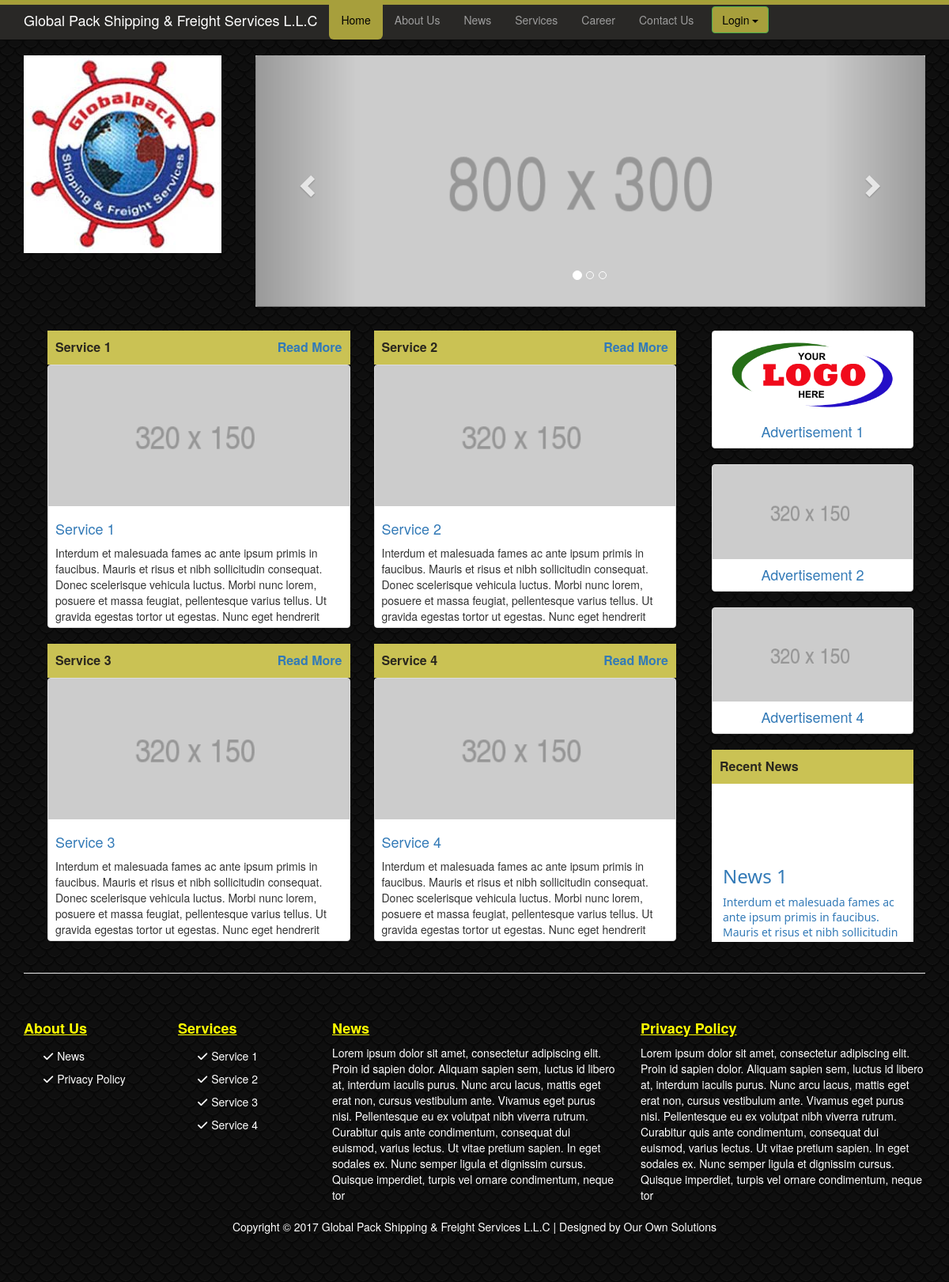
The page / on the database its author committed.
### tables this page shows
CREATE TABLE IF NOT EXISTS `pages` (
  `PageID` int(11) NOT NULL AUTO_INCREMENT,
  `PageTitle` varchar(300) NOT NULL,
  `PageImage` varchar(200) DEFAULT 'noimage.png',
  `PageShortDescription` varchar(500) NOT NULL,
  `PageDescription` text NOT NULL,
  `PageSlug` varchar(300) NOT NULL,
  `ShowInHeaderMenu` tinyint(4) NOT NULL DEFAULT '0',
  `ShowInFooterMenu` tinyint(4) NOT NULL DEFAULT '0',
  `ShowInSideMenu` tinyint(4) NOT NULL DEFAULT '0',
  `SEOTitle` varchar(300) NOT NULL,
  `MetaKeywords` varchar(500) NOT NULL,
  `MetaDescription` varchar(500) NOT NULL,
  `Position` int(11) NOT NULL DEFAULT '0',
  `Status` tinyint(4) NOT NULL DEFAULT '1',
  `Deleted` tinyint(4) NOT NULL DEFAULT '0',
  PRIMARY KEY (`PageID`)
);

CREATE TABLE IF NOT EXISTS `banners` (
  `BannerID` int(11) NOT NULL AUTO_INCREMENT,
  `BannerText` varchar(300) NOT NULL,
  `BannerImage` varchar(300) NOT NULL,
  `BannerType` tinyint(4) NOT NULL DEFAULT '1',
  `Status` tinyint(4) NOT NULL DEFAULT '1',
  `Deleted` tinyint(4) NOT NULL DEFAULT '0',
  PRIMARY KEY (`BannerID`)
);

CREATE TABLE IF NOT EXISTS `service` (
  `ServiceID` int(11) NOT NULL AUTO_INCREMENT,
  `ServiceText` varchar(300) NOT NULL,
  `ServiceImage` varchar(500) NOT NULL,
  `ServiceShortDescription` varchar(500) NOT NULL,
  `ServiceDescription` text,
  `ServiceType` tinyint(4) NOT NULL DEFAULT '1',
  `Status` tinyint(4) NOT NULL DEFAULT '1',
  `Deleted` tinyint(4) NOT NULL DEFAULT '0',
  PRIMARY KEY (`ServiceID`)
);

CREATE TABLE IF NOT EXISTS `advertisement` (
  `AdvertisementID` int(11) NOT NULL AUTO_INCREMENT,
  `AdvertisementText` varchar(300) NOT NULL,
  `AdvertisementImage` varchar(500) NOT NULL,
  `AdvertisementShortDescription` varchar(500) NOT NULL,
  `AdvertisementDescription` text,
  `AdvertisementType` tinyint(4) NOT NULL DEFAULT '1',
  `Status` tinyint(4) NOT NULL DEFAULT '1',
  `Deleted` tinyint(4) NOT NULL DEFAULT '0',
  PRIMARY KEY (`AdvertisementID`)
);

CREATE TABLE IF NOT EXISTS `news` (
  `NewsID` int(11) NOT NULL AUTO_INCREMENT,
  `NewsText` varchar(300) NOT NULL,
  `NewsImage` varchar(500) NOT NULL,
  `NewsShortDescription` varchar(500) NOT NULL,
  `NewsDescription` text,
  `NewsType` tinyint(4) NOT NULL DEFAULT '1',
  `Status` tinyint(4) NOT NULL DEFAULT '1',
  `Deleted` tinyint(4) NOT NULL DEFAULT '0',
  PRIMARY KEY (`NewsID`)
);

### adminpanel/includes/templates.php (the view, shortened to what this page needs)
<?php
function fnFrontMenu(){
    $html='    <nav class="navbar navbar-inverse navbar-fixed-top" role="navigation">
        <div class="container">
            <div class="navbar-header">
                <button type="button" class="navbar-toggle" data-toggle="collapse" data-target="#bs-example-navbar-collapse-1">
                    <span class="sr-only">Toggle navigation</span>
                    <span class="icon-bar"></span>
                    <span class="icon-bar"></span>
                    <span class="icon-bar"></span>
                </button>
                <a class="navbar-brand" href="#">'.$_SESSION["CompanyName"].'</a>
            </div>
            <div class="collapse navbar-collapse" id="bs-example-navbar-collapse-1">
                <ul class="nav navbar-nav">
                    '.fnHeaderMenu().'
                </ul>
            </div>
        </div>
    </nav>';
    return $html;
}
function fnlogoBanner(){
    $html ='<div class="row">
            <div class="col-md-3">
                <a href="/" title="'.$_SESSION["CompanyName"].'">
                    <img src="images/'.$_SESSION["Logo"].'"
                    alt="'.$_SESSION["CompanyName"].'" />
                </a>
            </div>
            <div class="col-md-9">
                <div class="row carousel-holder">
                    <div class="col-md-12">
                        <div id="carousel-example-generic" class="carousel slide" data-ride="carousel">
                            <ol class="carousel-indicators">
                                <li data-target="#carousel-example-generic" data-slide-to="0" class="active"></li>
                                <li data-target="#carousel-example-generic" data-slide-to="1"></li>
                                <li data-target="#carousel-example-generic" data-slide-to="2"></li>
                            </ol>
                            <div class="carousel-inner">';
                                $sql = "select * from banners where deleted=0";
                                $res=mysql_query($sql);
                                $cnt=0;
                                while($obj = mysql_fetch_object($res)){
                                    $active ="";
                                    if($cnt==0){
                                        $active="active";
                                        $cnt++;
                                    }
                                    $html =$html.'<div class="item '.$active.'">
                                        <img class="slide-image" src="images/banners/'.$obj->BannerImage.'" alt="">
                                    </div>';
                                }
                    $html =$html.'
                            </div>
                            <a class="left carousel-control" href="#carousel-example-generic" data-slide="prev">
                                <span class="glyphicon glyphicon-chevron-left"></span>
                            </a>
                            <a class="right carousel-control" href="#carousel-example-generic" data-slide="next">
                                <span class="glyphicon glyphicon-chevron-right"></span>
                            </a>
                        </div>
                    </div>
                </div>
            </div>
        </div>';
    return $html;
}
function fnNews(){
    $sql = "select * from news where deleted=0";
    $res=mysql_query($sql);
    $html ='<div id="recent-news">Recent News</div><div class="microsoft newscontainer">
                <div class="marquee">';
    while($obj = mysql_fetch_object($res)){
         $html =$html."<a class='pull-right' href='pages.php?mode=news&Id=".$obj->NewsID."'><div class='news'><h3>".$obj->NewsText."</h3>";
         $html =$html."<p>".$obj->NewsShortDescription."</p>";
         $html =$html."Read More</div></a>";
    }
   $html =$html.'</div>
        </div>';
    return $html;
}
function fnAdvertisement(){
    $sql = "select * from advertisement where deleted=0";
    $res=mysql_query($sql);
    $html ='<div class="row"><div class="col-md-12">';
    while($obj = mysql_fetch_object($res)){
        $AdvertisementImage = explode(",",$obj->AdvertisementImage);
        $html =$html.'
                            <div class="thumbnail">
                            <a href="pages.php?mode=advertisement&Id='.$obj->AdvertisementID.'">
                                <img src="images/advertisement/'.$AdvertisementImage[0].'" alt="'.$obj->AdvertisementText.'" />
                                    <h4 class="ad-title">'.$obj->AdvertisementText.'
                                    </h4>
                                    </a>
                            </div>
                       ';
    }
   $html =$html.'</div></div>';
    return $html;
}
function fnService(){
    $sql = "select * from service where deleted=0";
    $res=mysql_query($sql);
    $html ='<div class="col-md-12">';
    while($obj = mysql_fetch_object($res)){
        $ServiceImage = explode(",",$obj->ServiceImage);
        $html =$html.'    <div class="col-sm-6 col-lg-6 col-md-6">
                            <div id="recent-news">'.$obj->ServiceText.'<a class="pull-right" href="pages.php?mode=service&Id='.$obj->ServiceID.'">Read More</a></div>
                            <div class="thumbnail">
                                <img src="images/Service/'.$ServiceImage[0].'" alt="'.$obj->ServiceText.'" />
                                <div class="caption">
                                    <h4><a href="#">'.$obj->ServiceText.'</a>
                                    </h4>
                                    <p>'.$obj->ServiceShortDescription.'</p>
                                </div>
                            </div>
                        </div>';
    }
   $html =$html.'</div>';
    return $html;
}
function fnPage($PageSlug){
    $sql = "select * from pages where Deleted=0 and PageSlug='".$PageSlug."'";
    $res=mysql_query($sql);
    $obj = mysql_fetch_object($res);
    return $obj;
}
function fnFooterMenu(){
    $sql = "select * from pages where deleted=0 and ShowInFooterMenu=1";
    $res=mysql_query($sql);
    $html ='<ul>';
    while($obj = mysql_fetch_object($res)){
        $html =$html.'<li><a href="page.php?PageSlug='.$obj->PageSlug.'">'.$obj->PageTitle.'</a></li>';
    }
   $html =$html.'</ul>';
    return $html;
}
function fnHeaderMenu(){
    $sql = "select * from pages where deleted=0 and ShowInHeaderMenu=1";
    $res=mysql_query($sql);
    $html="";
    while($obj = mysql_fetch_object($res)){
        if($_REQUEST["PageSlug"]==$obj->PageSlug || ($_REQUEST["PageSlug"]=="" && $obj->PageSlug=="home")){
            $html =$html.'<li><a class="active" href="page.php?PageSlug='.$obj->PageSlug.'">'.$obj->PageTitle.'</a></li>';
        }
        else{
            $html =$html.'<li><a href="page.php?PageSlug='.$obj->PageSlug.'">'.$obj->PageTitle.'</a></li>';
        }
    }
    $html =$html.'<li>  <div id="login" class="dropdown">
    <button class="btn btn-success dropdown-toggle" type="button" data-toggle="dropdown">Login
    <span class="caret"></span></button>
    <ul class="dropdown-menu">
      <li><a target="_blank" href="'.$_SESSION["AdminUrl"].'">Global Pack</a></li>
      <li><a target="_blank" href="'.$_SESSION["WMSUrl"].'">WMS</a></li>
    </ul>
  </div></li>';
    return $html;
}
function fnServicesMenu(){
    $sql = "select * from service where deleted=0";
    $res=mysql_query($sql);
    $html ='<ul>';
    while($obj = mysql_fetch_object($res)){
        $html =$html.'<li><a href="pages.php?mode=service&Id='.$obj->ServiceID.'">'.$obj->ServiceText.'</a></li>';
    }
   $html =$html.'</ul>';
    return $html;
}
function fnFrontFooter(){
    ?>
            <footer>
            <div class="row">
                <div class="col-lg-2">
                    <h4>About Us</h4>
                    <div><?php echo fnFooterMenu(); ?></div>
                </div>
                <div class="col-lg-2">
                    <h4>Services</h4>
                    <div><?php echo fnServicesMenu(); ?></div>
                </div>
                <div class="col-lg-4">
                    <?php $page= fnPage('news'); ?>
                    <h4><?php echo $page->PageTitle; ?></h4>
                    <div><?php echo $page->PageShortDescription; ?></div>
                </div>
                <div class="col-lg-4">
                    <?php $page= fnPage('privacy-policy'); ?>
                    <h4><?php echo $page->PageTitle; ?></h4>
                    <div><?php echo $page->PageShortDescription; ?></div>
                </div>
                <div class="col-lg-12">
                    <br>
                    <p class="text-center">Copyright &copy; 2017 <?php echo $_SESSION["CompanyName"]; ?> | Designed by Our Own Solutions</p>
                </div>
            </div>
        </footer>
    <?php
}
?>

### index.php (shortened to what this page needs)
<?php
    include("adminpanel/includes/helpers.php");
    include("adminpanel/includes/templates.php");
?>
<!DOCTYPE html>
<html lang="en">
<head>
    <?php echo fnFrontCss(); ?>
</head>
<body>
<?php echo fnFrontMenu(); ?>
    <div class="container">
        <?php echo fnlogoBanner(); ?>
        <div class="row" id="main">
            <div class="container">
                <div class="col-md-9">
                    <div class="row">
                        <?php echo fnService(); ?>
                    </div>
                </div>
                <div class="col-md-3">
                    <?php echo fnAdvertisement(); ?>
                    <?php echo fnNews(); ?>
                </div>
            </div>
        </div>
    </div>
    <div class="container">
        <hr>
        <?php fnFrontFooter(); ?>
    </div>
</body>
</html>

### adminpanel/includes/helpers.php (shortened to what this page needs)
<?php
function fnFrontCss(){
    $html ='
        <meta charset="utf-8">
    <meta name="viewport" content="width=device-width, initial-scale=1, shrink-to-fit=no">
    <link href="vendor/bootstrap/css/bootstrap.min.css" rel="stylesheet">
    <link href="vendor/font-awesome/css/font-awesome.min.css" rel="stylesheet" type="text/css">
    <link href="css/shop-homepage.css" rel="stylesheet">
    <!--[if lt IE 9]>
        <script src="https://oss.maxcdn.com/libs/html5shiv/3.7.0/html5shiv.js"></script>
        <script src="https://oss.maxcdn.com/libs/respond.js/1.4.2/respond.min.js"></script>
    <![endif]-->';
    return $html;
}
?>

### css/shop-homepage.css (style rules this page uses)
body { padding-top: 70px; }
.navbar-inverse { background-color: transparent; }
nav { background: url('../images/main_bg.jpg') }
.navbar-inverse .navbar-brand { color:white; }
.navbar-inverse .navbar-nav>li>a:focus, .navbar-inverse .navbar-nav>li>a:hover, .navbar-inverse .navbar-nav>li>a.active { background: #A79F3C; color:black; border-bottom-left-radius: 6px; border-bottom-right-radius: 6px; }
body { width: 100%; margin: 0 auto; background: url(../images/body_bg.png) center top repeat; }
.slide-image { width: 100%; }
.carousel-holder { margin-bottom: 30px; }
.carousel-control, .item { border-radius: 4px; }
.caption { height: 153px; overflow: hidden; }
.caption h4 { white-space: nowrap; }
.thumbnail img { width: 100%; }
.thumbnail { padding: 0; }
footer { margin: 50px 0; }
.newscontainer { height: 200px; overflow: hidden; background: white; position: relative; box-sizing: border-box; margin-bottom: 15px; }
.marquee { top: 6em; position: relative; box-sizing: border-box; animation: marquee 15s linear infinite; }
.news { margin-bottom: 10px; border-bottom: 1px dashed #1F3F94; padding-bottom: 20px; display: block; }
.microsoft .marquee { margin: 0; padding: 0 1em; line-height: 1.5em; font: 1em 'Segoe UI', Tahoma, Helvetica, Sans-Serif; }
.microsoft:before, .microsoft::before, .microsoft:after, .microsoft::after { left: 0; z-index: 1; content: ''; position: absolute; pointer-events: none; width: 100%; height: 2em; }
.microsoft:after, .microsoft::after { bottom: 0; transform: rotate(180deg); }
.microsoft:before, .microsoft::before { top: 0; }
#recent-news { font-size: 16px; color: #2A271E; background-color: #CAC254; padding: 10px; display: block; font-weight: bold; }
.ad-title { padding: 0 10px; text-align: center; }
footer { color:white; }
footer h4 { text-decoration: underline; color:yellow; font-weight: bold; }
footer ul li { list-style: none; line-height: 28px; }
footer ul li:before { font-family: 'FontAwesome'; content: '\f00c'; margin:0 5px 0 -15px; }
footer ul li a { color: white; }
#login { padding: 8px; }
#login button { background-color: #A79F3C; color:black; }

### rows shown on the page
pages: PageTitle "Home"
pages: PageTitle "About Us"
pages: PageTitle "News", PageShortDescription "Lorem ipsum dolor sit amet, consectetur adipiscing elit. Proin id sapien dolor. Aliquam sapien sem, luctus id libero at, interdum iaculis purus. Nunc arcu lacus, mattis eget erat non, cursus vestibulum ante. Vivamus eget purus nisi. Pellentesque eu ex volutpat nibh viverra rutrum. Curabitur quis ante condimentum, consequat dui euismod, varius lectus. Ut vitae pretium sapien. In eget sodales ex. Nunc semper ligula et dignissim cursus. Quisque imperdiet, turpis vel ornare condimentum, neque tor"
pages: PageTitle "Services"
pages: PageTitle "Career"
pages: PageTitle "Contact Us"
banners: BannerImage (picture)
service: ServiceText "Service 1", ServiceImage (picture), ServiceShortDescription "Interdum et malesuada fames ac ante ipsum primis in faucibus. Mauris et risus et nibh sollicitudin consequat. Donec scelerisque vehicula luctus. Morbi nunc lorem, posuere et massa feugiat, pellentesque varius tellus. Ut gravida egestas tortor ut egestas. Nunc eget hendrerit…"
service: ServiceText "Service 2", ServiceImage (picture), ServiceShortDescription "Interdum et malesuada fames ac ante ipsum primis in faucibus. Mauris et risus et nibh sollicitudin consequat. Donec scelerisque vehicula luctus. Morbi nunc lorem, posuere et massa feugiat, pellentesque varius tellus. Ut gravida egestas tortor ut egestas. Nunc eget hendrerit…"
service: ServiceText "Service 3", ServiceImage (picture), ServiceShortDescription "Interdum et malesuada fames ac ante ipsum primis in faucibus. Mauris et risus et nibh sollicitudin consequat. Donec scelerisque vehicula luctus. Morbi nunc lorem, posuere et massa feugiat, pellentesque varius tellus. Ut gravida egestas tortor ut egestas. Nunc eget hendrerit…"
service: ServiceText "Service 4", ServiceImage (picture), ServiceShortDescription "Interdum et malesuada fames ac ante ipsum primis in faucibus. Mauris et risus et nibh sollicitudin consequat. Donec scelerisque vehicula luctus. Morbi nunc lorem, posuere et massa feugiat, pellentesque varius tellus. Ut gravida egestas tortor ut egestas. Nunc eget hendrerit…"
advertisement: AdvertisementText "Advertisement 1"
advertisement: AdvertisementImage (picture), AdvertisementText "Advertisement 2"
advertisement: AdvertisementImage (picture), AdvertisementText "Advertisement 4"
news: NewsText "News 1", NewsShortDescription "Interdum et malesuada fames ac ante ipsum primis in faucibus. Mauris et risus et nibh sollicitudin…"
pages: PageTitle "Privacy Policy", PageShortDescription "Lorem ipsum dolor sit amet, consectetur adipiscing elit. Proin id sapien dolor. Aliquam sapien sem, luctus id libero at, interdum iaculis purus. Nunc arcu lacus, mattis eget erat non, cursus vestibulum ante. Vivamus eget purus nisi. Pellentesque eu ex volutpat nibh viverra rutrum. Curabitur quis ante condimentum, consequat dui euismod, varius lectus. Ut vitae pretium sapien. In eget sodales ex. Nunc semper ligula et dignissim cursus. Quisque imperdiet, turpis vel ornare condimentum, neque tor"

### other values the page prints
$_SESSION["CompanyName"] "Global Pack Shipping & Freight Services L.L.C"
